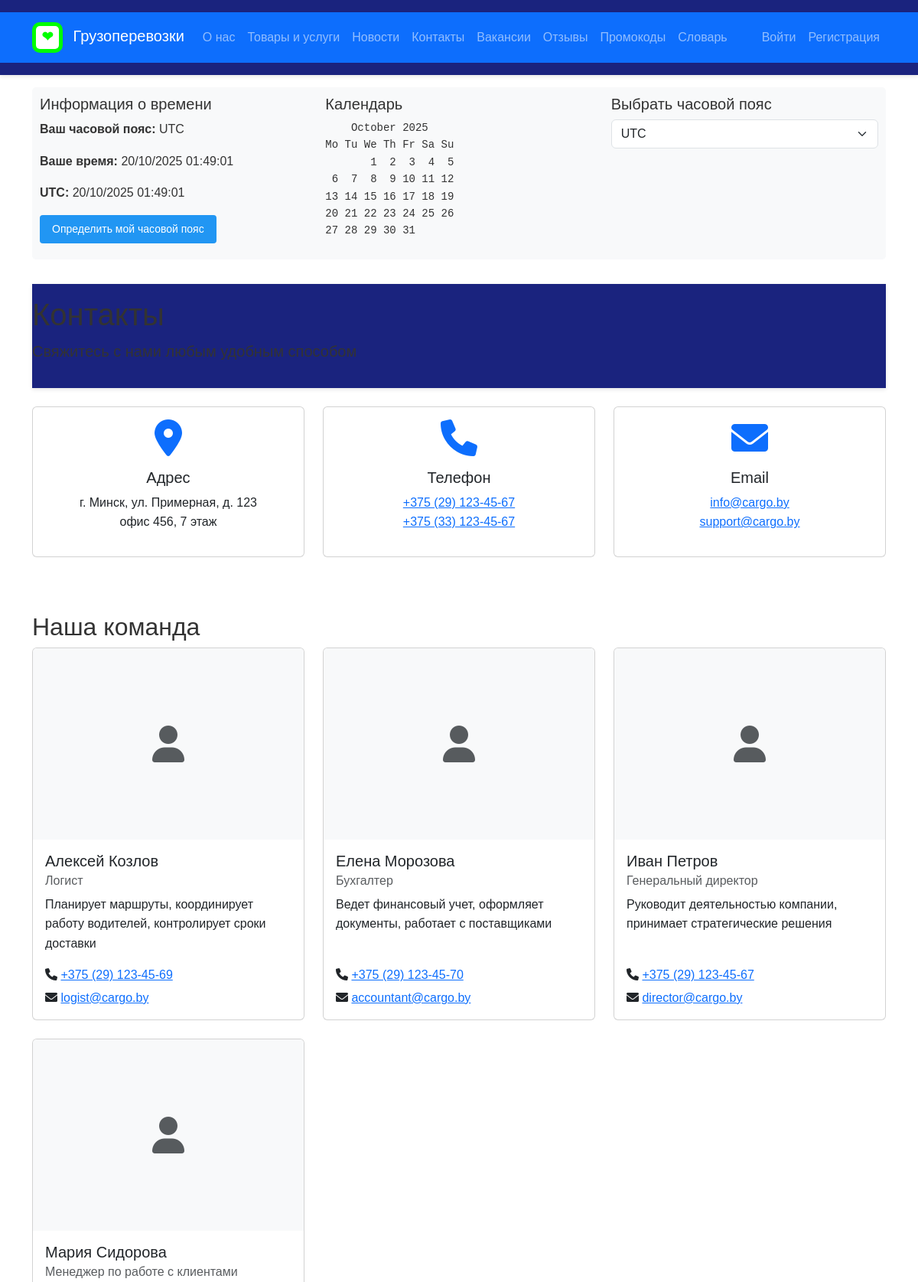
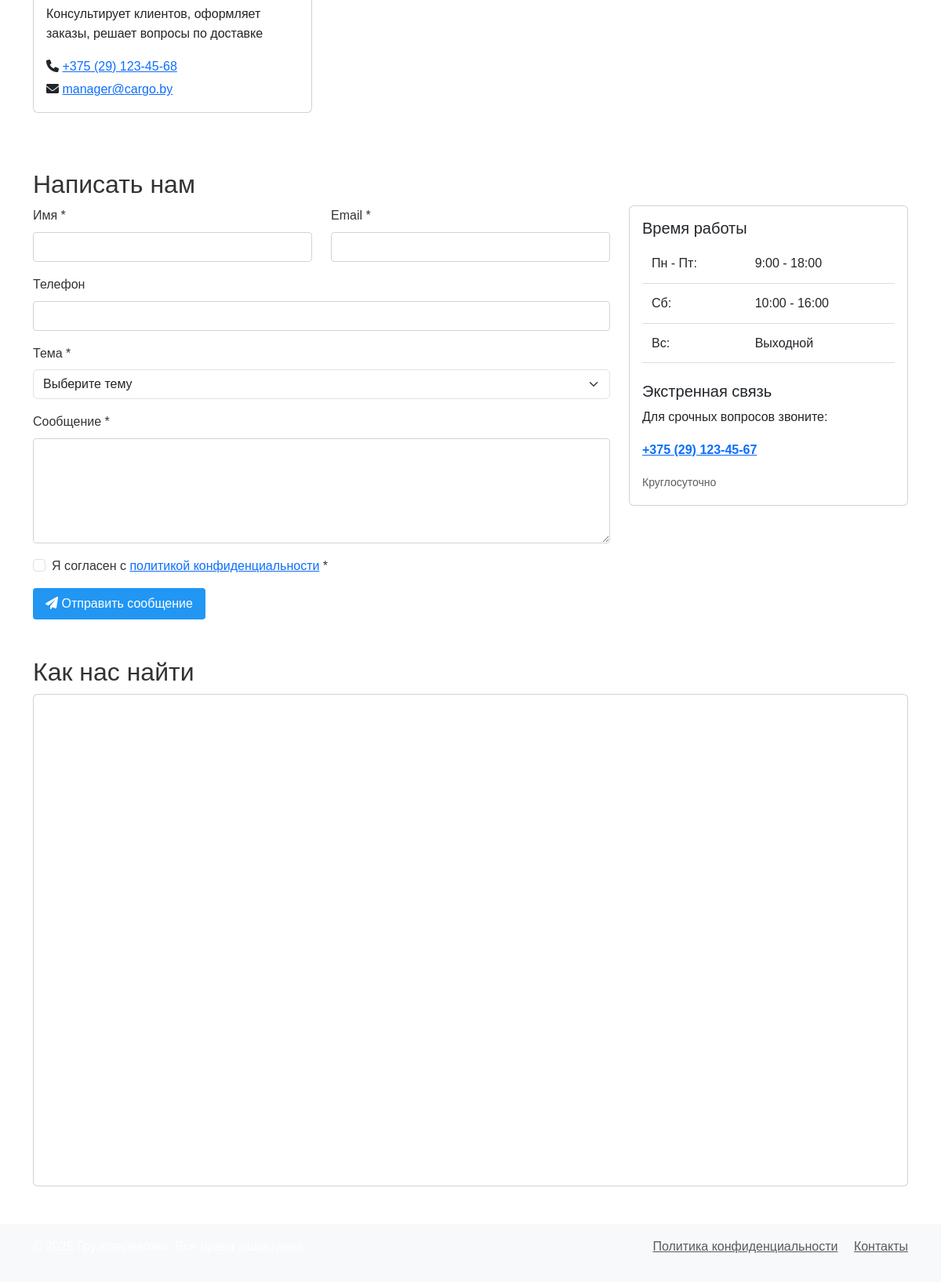
/contacts/, run on the app's committed database (2 pictures, top to bottom).
### main/models.py (models this page shows, shortened)
class Employee(models.Model):
    name = models.CharField('Имя', max_length=100)
    position = models.CharField('Должность', max_length=100)
    description = models.TextField('Описание работы')
    phone = models.CharField('Телефон', max_length=20, blank=True)
    email = models.EmailField('Email', blank=True)
    photo = models.ImageField('Фото', upload_to='employees/', null=True, blank=True)
    is_active = models.BooleanField('Активен', default=True)
    created_at = models.DateTimeField('Дата добавления', auto_now_add=True)
    class Meta:
        verbose_name = 'Сотрудник'
        verbose_name_plural = 'Сотрудники'
        ordering = ['name']

### main/views.py (the view)
# urls.py: path('contacts/', views.contacts_page, name='contacts'),
def contacts_page(request):
    employees = Employee.objects.filter(is_active=True).order_by('name')
    return render(request, 'main/contacts/contacts.html', {
        'employees': employees
    })

### main/context_processors.py (called while the page is built)
def timezone_info(request):
    user_timezone = request.session.get('user_timezone', 'UTC')
    if user_timezone not in pytz.all_timezones:
        user_timezone = 'UTC'
    user_tz = pytz.timezone(user_timezone)
    utc_now = timezone.now()
    user_now = utc_now.astimezone(user_tz)
    cal = calendar.TextCalendar(calendar.MONDAY)
    current_calendar = cal.formatmonth(user_now.year, user_now.month)
    return {
        'user_timezone': user_timezone,
        'utc_now': utc_now.strftime('%d/%m/%Y %H:%M:%S'),
        'user_now': user_now.strftime('%d/%m/%Y %H:%M:%S'),
        'current_calendar': current_calendar,
    }

### main/templates/main/contacts/contacts.html (shortened to what this page needs)
{% extends 'main/base.html' %}
{% load static %}
{% block content %}
<main>
    <div class="container mt-4">
        <header class="mb-4">
            <h1>Контакты</h1>
            <p class="lead">Свяжитесь с нами любым удобным способом</p>
        </header>
        <section class="contact-info mb-5">
            <div class="row">
                <div class="col-md-4 mb-4">
                    <div class="card h-100 text-center">
                        <div class="card-body">
                            <i class="fas fa-map-marker-alt fa-3x text-primary mb-3"></i>
                            <h5>Адрес</h5>
                            <address>
                                г. Минск, ул. Примерная, д. 123<br>
                                офис 456, 7 этаж
                            </address>
                        </div>
                    </div>
                </div>
                <div class="col-md-4 mb-4">
                    <div class="card h-100 text-center">
                        <div class="card-body">
                            <i class="fas fa-phone fa-3x text-primary mb-3"></i>
                            <h5>Телефон</h5>
                            <p>
                                <a href="tel:+375291234567">+375 (29) 123-45-67</a><br>
                                <a href="tel:+375331234567">+375 (33) 123-45-67</a>
                            </p>
                        </div>
                    </div>
                </div>
                <div class="col-md-4 mb-4">
                    <div class="card h-100 text-center">
                        <div class="card-body">
                            <i class="fas fa-envelope fa-3x text-primary mb-3"></i>
                            <h5>Email</h5>
                            <p>
                                <a href="mailto:info@cargo.by">info@cargo.by</a><br>
                                <a href="mailto:support@cargo.by">support@cargo.by</a>
                            </p>
                        </div>
                    </div>
                </div>
            </div>
        </section>
        {% if employees %}
        <section class="employees mb-5">
            <h2>Наша команда</h2>
            <div class="row">
                {% for employee in employees %}
                <div class="col-md-4 mb-4">
                    <article class="card h-100">
                        {% if employee.photo %}
                        <img src="{{ employee.photo.url }}" class="card-img-top" alt="{{ employee.name }}" style="height: 250px; object-fit: cover;">
                        {% else %}
                        <div class="card-img-top bg-light d-flex align-items-center justify-content-center" style="height: 250px;">
                            <i class="fas fa-user fa-3x text-muted"></i>
                        </div>
                        {% endif %}
                        <div class="card-body d-flex flex-column">
                            <h5 class="card-title">{{ employee.name }}</h5>
                            <h6 class="card-subtitle mb-2 text-muted">{{ employee.position }}</h6>
                            <p class="card-text flex-grow-1">{{ employee.description|truncatewords:20 }}</p>
                            <div class="mt-auto">
                                {% if employee.phone %}
                                <p class="mb-1">
                                    <i class="fas fa-phone"></i>
                                    <a href="tel:{{ employee.phone }}">{{ employee.phone }}</a>
                                </p>
                                {% endif %}
                                {% if employee.email %}
                                <p class="mb-0">
                                    <i class="fas fa-envelope"></i>
                                    <a href="mailto:{{ employee.email }}">{{ employee.email }}</a>
                                </p>
                                {% endif %}
                            </div>
                        </div>
                    </article>
                </div>
                {% endfor %}
            </div>
        </section>
        {% endif %}
        <section class="contact-form mb-5">
            <h2>Написать нам</h2>
            <div class="row">
                <div class="col-md-8">
                    <form>
                        <div class="row">
                            <div class="col-md-6 mb-3">
                                <label for="name" class="form-label">Имя *</label>
                                <input type="text" class="form-control" id="name" name="name" required>
                            </div>
                            <div class="col-md-6 mb-3">
                                <label for="email" class="form-label">Email *</label>
                                <input type="email" class="form-control" id="email" name="email" required>
                            </div>
                        </div>
                        <div class="mb-3">
                            <label for="phone" class="form-label">Телефон</label>
                            <input type="tel" class="form-control" id="phone" name="phone">
                        </div>
                        <div class="mb-3">
                            <label for="subject" class="form-label">Тема *</label>
                            <select class="form-select" id="subject" name="subject" required>
                                <option value="">Выберите тему</option>
                            </select>
                        </div>
                        <div class="mb-3">
                            <label for="message" class="form-label">Сообщение *</label>
                            <textarea class="form-control" id="message" name="message" rows="5" required></textarea>
                        </div>
                        <div class="mb-3 form-check">
                            <input type="checkbox" class="form-check-input" id="privacy" required>
                            <label class="form-check-label" for="privacy">
                                Я согласен с <a href="{% url 'main:privacy' %}" target="_blank">политикой конфиденциальности</a> *
                            </label>
                        </div>
                        <button type="submit" class="btn btn-primary">
                            <i class="fas fa-paper-plane"></i> Отправить сообщение
                        </button>
                    </form>
                </div>
                <div class="col-md-4">
                    <div class="card">
                        <div class="card-body">
                            <h5>Время работы</h5>
                            <table class="table table-sm">
                                <tr>
                                    <td>Пн - Пт:</td>
                                    <td>9:00 - 18:00</td>
                                </tr>
                                <tr>
                                    <td>Сб:</td>
                                    <td>10:00 - 16:00</td>
                                </tr>
                                <tr>
                                    <td>Вс:</td>
                                    <td>Выходной</td>
                                </tr>
                            </table>
                            <h5 class="mt-4">Экстренная связь</h5>
                            <p>Для срочных вопросов звоните:</p>
                            <p><strong><a href="tel:+375291234567">+375 (29) 123-45-67</a></strong></p>
                            <small class="text-muted">Круглосуточно</small>
                        </div>
                    </div>
                </div>
            </div>
        </section>
        <section class="map mb-5">
            <h2>Как нас найти</h2>
            <div class="card">
                <div class="card-body p-0">
                    <div class="ratio ratio-16x9">
                        <iframe src="https://www.google.com/maps/embed?pb=!1m18!1m12!1m3!1d2350.123456789!2d27.567890!3d53.901234!2m3!1f0!2f0!3f0!3m2!1i1024!2i768!4f13.1!3m3!1m2!1s0x0%3A0x0!2zNTPCsDU0JzA0LjQiTiAyN8KwMzQnMDQuNCJF!5e0!3m2!1sru!2sby!4v1234567890123!5m2!1sru!2sby"
                                width="600" height="450" style="border:0;" allowfullscreen="" loading="lazy"
 title="Карта расположения офиса"></iframe>
                    </div>
                </div>
            </div>
        </section>
    </div>
</main>
{% endblock %}

### main/static/css/style.css (style rules this page uses)
* { margin: 0; padding: 0; box-sizing: border-box; }
body { font-family: 'Arial', sans-serif; line-height: 1.6; color: #333; }
header { background-color: #1a237e; padding: 1rem 0; box-shadow: 0 2px 5px rgba(0,0,0,0.1); }
.btn { padding: 0.5rem 1rem; border: none; border-radius: 4px; cursor: pointer; text-decoration: none; transition: background-color 0.3s; }
.btn-primary { background-color: #2196f3; color: white; }
main { max-width: 1200px; margin: 2rem auto; padding: 0 1rem; min-height: calc(100vh - 300px); }
.table { width: 100%; border-collapse: collapse; margin-bottom: 1rem; }
.table th, .table td { padding: 0.75rem; text-align: left; border-bottom: 1px solid #ddd; }
.table tr:nth-child(even) { background-color: #f5f5f5; }
.form-control { display: block; width: 100%; padding: .375rem .75rem; font-size: 1rem; line-height: 1.5; color: #495057; background-color: #fff; border: 1px solid #ced4da; border-radius: .25rem; transition: border-color .15s ease-in-out,box-shadow .15s ease-in-out; }

### data on the page
Employee: name "Алексей Козлов", position "Логист", description "Планирует маршруты, координирует работу водителей, контролирует сроки доставки", phone "+375 (29) 123-45-69", email "logist@cargo.by"
Employee: name "Елена Морозова", position "Бухгалтер", description "Ведет финансовый учет, оформляет документы, работает с поставщиками", phone "+375 (29) 123-45-70", email "accountant@cargo.by"
Employee: name "Иван Петров", position "Генеральный директор", description "Руководит деятельностью компании, принимает стратегические решения", phone "+375 (29) 123-45-67", email "director@cargo.by"
Employee: name "Мария Сидорова", position "Менеджер по работе с клиентами", description "Консультирует клиентов, оформляет заказы, решает вопросы по доставке", phone "+375 (29) 123-45-68", email "manager@cargo.by"

### other printed values
{{ user_timezone }} "UTC"
{{ user_now }} "20/10/2025 01:49:01"
{{ utc_now }} "20/10/2025 01:49:01"
{{ current_calendar }} "October 2025 Mo Tu We Th Fr Sa Su 1 2 3 4 5 6 7 8 9 10 11 12 13 14 15 16 17 18 19 20 21 22 23 24 25 26 27 28 29 30 31"
